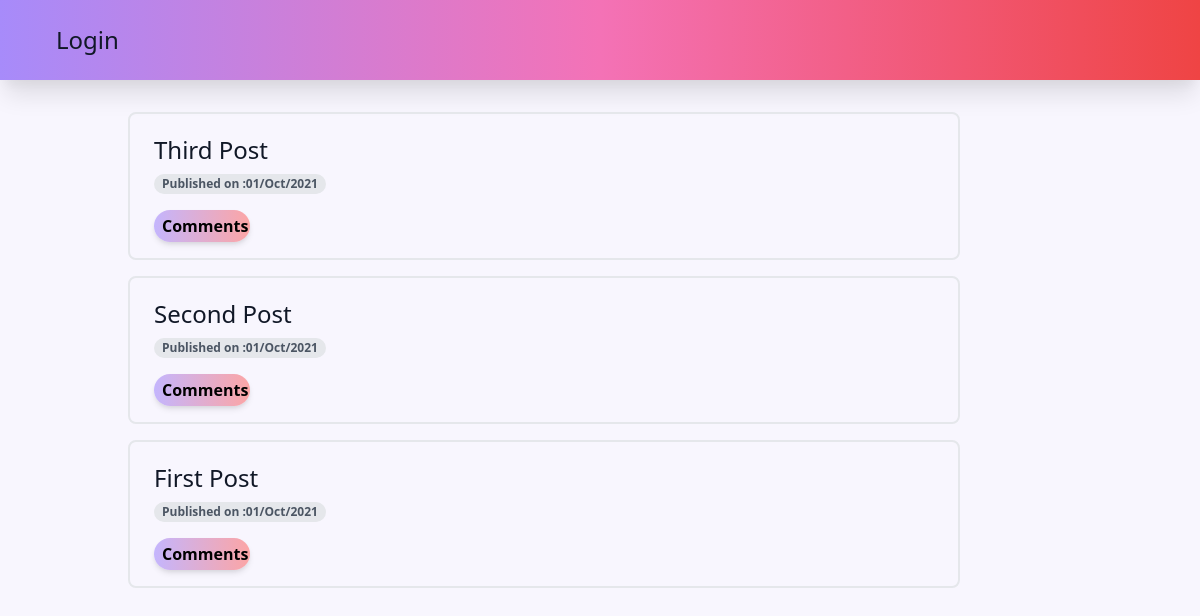
The app's page /blog/post/list/, older data.
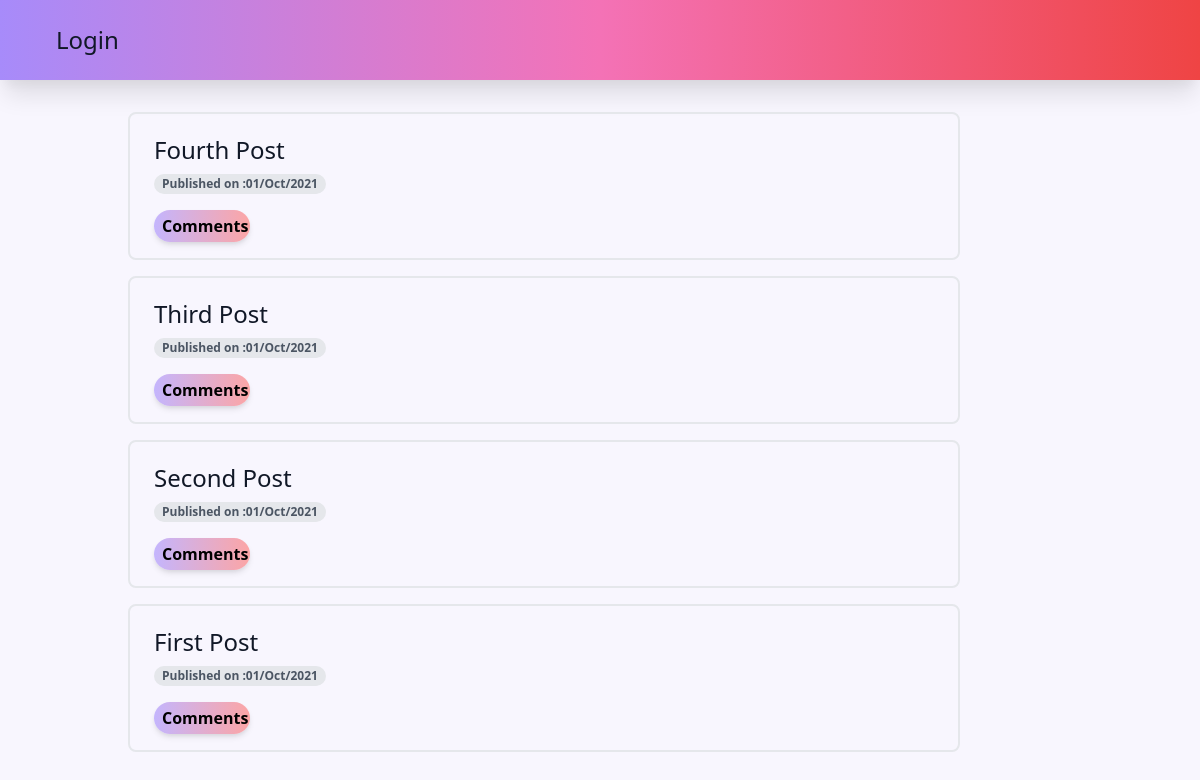
The same page, newer data.
### blog/models.py (models this page shows, shortened)
class Post(models.Model):
    author = models.ForeignKey('auth.user', on_delete=CASCADE)
    title = models.CharField(max_length=200)
    Text = models.TextField()
    date_created = models.DateTimeField(
        default=timezone.datetime.now, editable=True)
    publish_date = models.DateTimeField(blank=True, null=True)

### blog/views.py (the view)
# urls.py: path('post/list/', views.PostListView.as_view(), name='post_list'),
class PostListView(ListView):
    model = Post
    def get_queryset(self):
        return Post.objects.filter(publish_date__lte=timezone.now()).order_by('-publish_date')

### blog/templates/blog/post_list.html
{% extends "blog/base.html" %} {% block content %}
<div
  class="
    py-2
    align-middle
    inline-block
    min-w-full
    sm:px-6
    lg:px-8
    my-2
    sm:-mx-6
    lg:-mx-8
  "
>
  {% for post in post_list %}
  <div class="border-2 border-gray-200 sm:rounded-lg my-4 mx-auto px-6">
    <div class="md:container md:mx-auto mt-5">
      <div class="">
        <h1 class="text-gray-900 font-medium font-nunito">
          <a
            class="font text-2xl"
            href="{% url 'blog:post_detail' pk=post.pk %}"
            >{{ post.title }}</a
          >
        </h1>
      </div>
    </div>
    <div
      class="
        px-2
        my-2
        inline-flex
        text-xs
        leading-5
        font-semibold
        rounded-full
        bg-gray-200
        text-gray-600
      "
    >
      <h4>Published on :{{post.publish_date | date:"d/M/Y"}}</h4>
    </div>
    <div
      class="
        px-2
        py-1
        my-2
        mb-4
        text-md
        font-semibold
        rounded-full
        bg-gradient-to-r
        from-purple-300
        to-red-300
        text-grey-800
        w-24
        shadow-md
        hover:text-white
      "
    >
      <a href="{% url 'blog:post_detail' pk=post.pk %}"
        >Comments {{post.approved_comment}}</a
      >
    </div>
  </div>
  {% endfor %}
</div>
{% endblock content %}

Row changes from the older to the newer data that the page shows:
now on this page (row edited): Post: title "Fourth Post", publish_date "01/Oct/2021"
